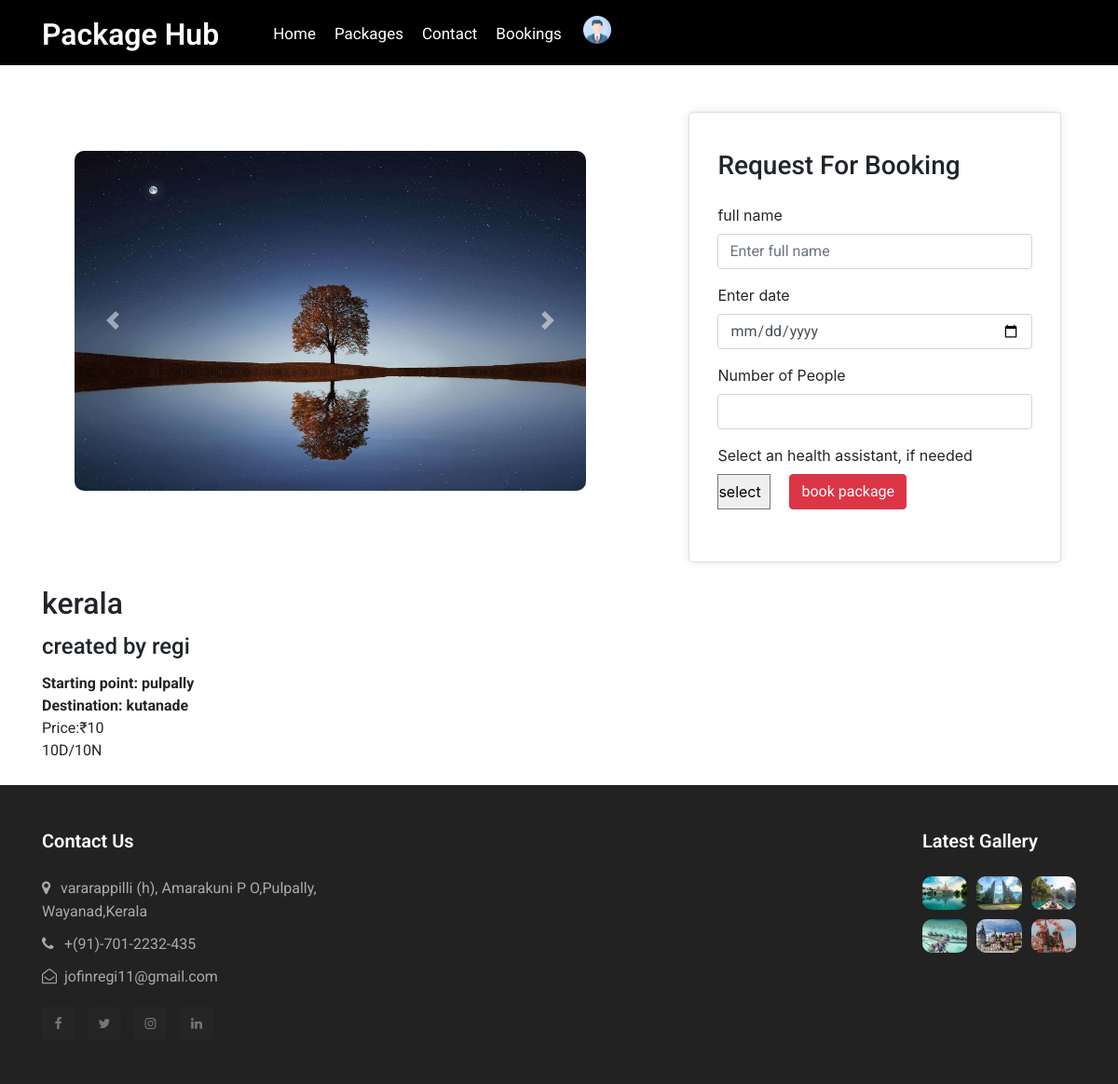
The app's page /packageDetails/14 (signed in), older data.
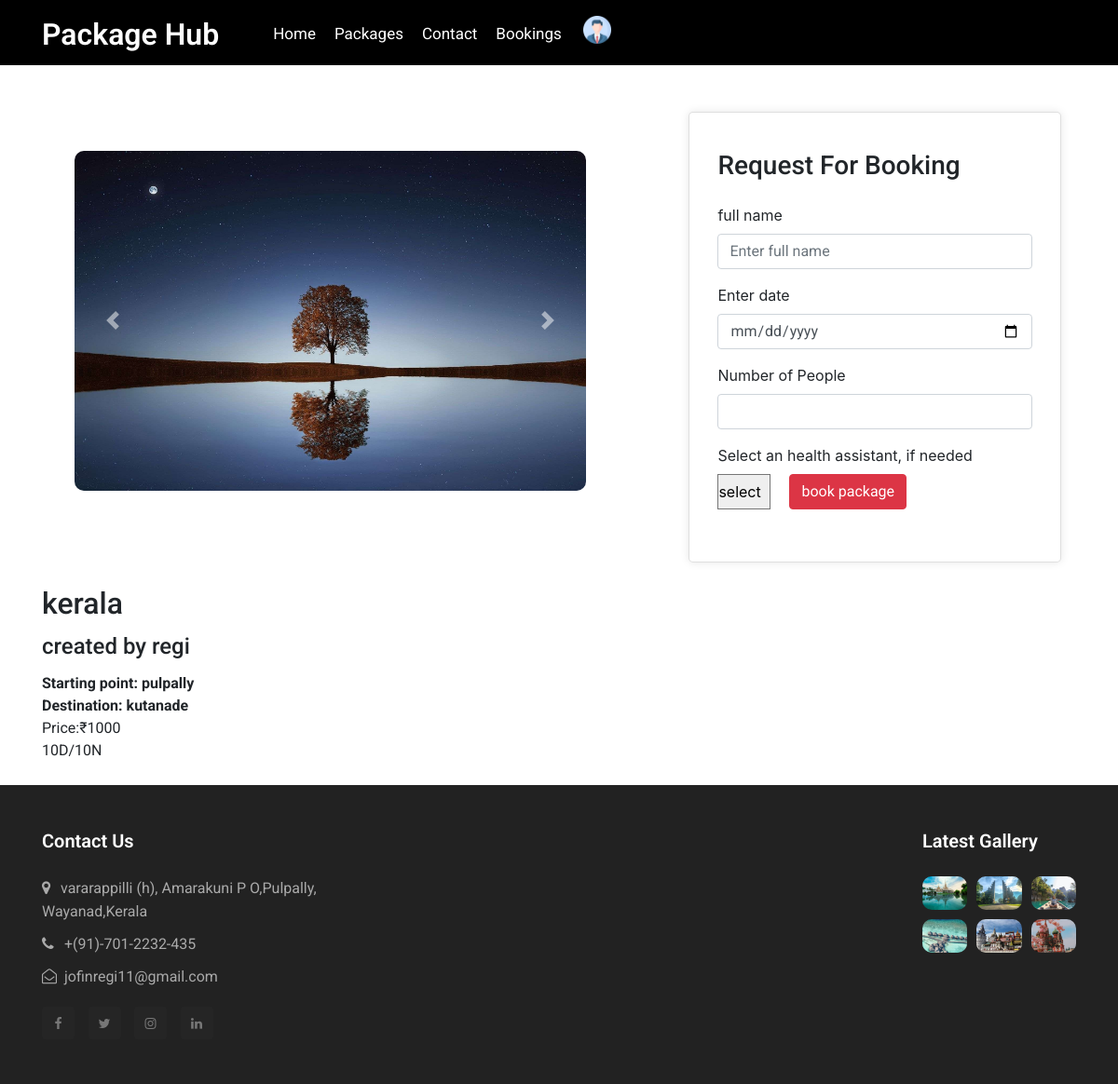
The same page, newer data.
### app/models.py (models this page shows, shortened)
class Package(models.Model):
    user_id = models.ForeignKey(CustomUser, on_delete=models.CASCADE)
    package_name = models.CharField(max_length=100)
    img1 = models.FileField(upload_to='package')
    img2 = models.FileField(upload_to='package')
    expiry_date = models.DateField()
    price = models.IntegerField()
    no_of_days = models.IntegerField()
    no_of_night = models.IntegerField()
    source = models.CharField(max_length=50)
    destination = models.CharField(max_length=50)
    description = models.CharField(max_length=200)
    is_active = models.BooleanField(default=False)

class CustomUser(AbstractUser):
    register_status = (
        ('approve', 'approve'),
        ('pending', 'pending'),
        ('reject', 'reject'),
    )
    phone_number = models.CharField(max_length=10)
    user_type = models.CharField(max_length=100)
    status = models.CharField(choices=register_status, default='pending', max_length=50)

### app/views.py (the view)
# urls.py: path('packageDetails/<int:id>', views.packageDetails, name="packageDetails"),
@cache_control(no_cache=True, must_revalidate=True, no_store=True)
@login_required(login_url=Login)
def packageDetails(request,id):
    User = CustomUser.objects.get(id=request.user.id)
    package = Package.objects.get(id=id)
    health_assistant = HealthAssistant.objects.filter(user_id=package.user_id)
    booking_data = Booking.objects.filter(package_id=id)
    if request.method == 'POST':
        name = request.POST['name']
        date = request.POST['date']
        no_of_people = int(request.POST['no_of_people'])
        health_assistant_id = request.POST['health_assistant']
        booking_date = datetime.strptime(date, '%Y-%m-%d').date()
        if health_assistant_id:
            health_assistant = HealthAssistant.objects.get(id=health_assistant_id)
        else:
            health_assistant = None
        total_amount = package.price * no_of_people
        booking = Booking.objects.create(
                                         user_id=User,
                                         package_id=package,
                                         name=name,
                                         booking_date=booking_date,
                                         no_of_people=no_of_people,
                                         HealthAssistant_id=health_assistant,
                                         total_amount=total_amount
                                         )
        booking.save()
        return redirect(userviewbookings)
    else:
        context = {
            'package':package,
            'health_assistant':health_assistant,
            'booking_data':booking_data,
            'User':User
        }
        return render(request, 'User/PackageDetails.html', context)

### template/User/PackageDetails.html (shortened to what this page needs)
{% extends 'User/UserHome.html' %}
{% block content %}
<div class="flex flex-wrap justify-content-center" style="margin-top: 85px;">
  <div id="carouselExampleControls" class="carousel slide width" data-ride="carousel" data-interval="false">
    <div class="carousel-inner">
      <div class="carousel-item active ">
      <img class="d-block w-100" src="{{ package.img1.url }}" alt="First slide">
    </div>
  </div>
  <a class="carousel-control-prev" href="#carouselExampleControls" role="button" data-slide="prev">
    <span class="carousel-control-prev-icon" aria-hidden="true"></span>
  </a>
  <a class="carousel-control-next" href="#carouselExampleControls" role="button" data-slide="next">
    <span class="carousel-control-next-icon" aria-hidden="true"></span>
  </a>
</div>
<div class="card">
  <h3>Request For Booking</h3><br>
  <form action="{% url 'packageDetails' id=package.id %}" method="post" class="forms-sample">
    <div class="form-group">
      <label for="name">full name</label>
      <input type="text" name="name" class="form-control" id="name" placeholder="Enter full name" required>
    </div>
    <div class="form-group">
      <label for="st-date">Enter date</label>
      <input type="date" name="date" class="form-control" id="st-date" oninput="validateDate()" required>
    </div>
    <div class="form-group">
      <label for="no-people">Number of People</label>
      <input type="number" name="no_of_people" class="form-control" id="no-people" required>
    </div>
    <div class="form-group">
      <label for="health-ass">Select an health assistant, if needed</label><br>
      <div class="d-flex flex-wrap" style="gap: 20px;">
      <select name="health_assistant" id="">
        <option value="">select</option>
      </select>
      <button type="submit" class="btn btn-danger">book package</button>
    </div>
  </div>
  </form>
</div>
</div>
<div class="container details">
  <h2>{{ package.package_name }}</h2>
  <h4>created by {{ package.user_id.username }}</h4>
    <ul>
      <li><b>Starting point: {{ package.source }}</b></li>
      <li><b>Destination: {{ package.destination }}</b></li>
      <li>Price:₹{{ package.price }}</li>
      <li>{{ package.no_of_days }}D/{{ package.no_of_night }}N</li>
    </ul>
  </div>
{% endblock %}

Row changes from the older to the newer data that the page shows:
changed Package "kerala": price "10" → "1000"
